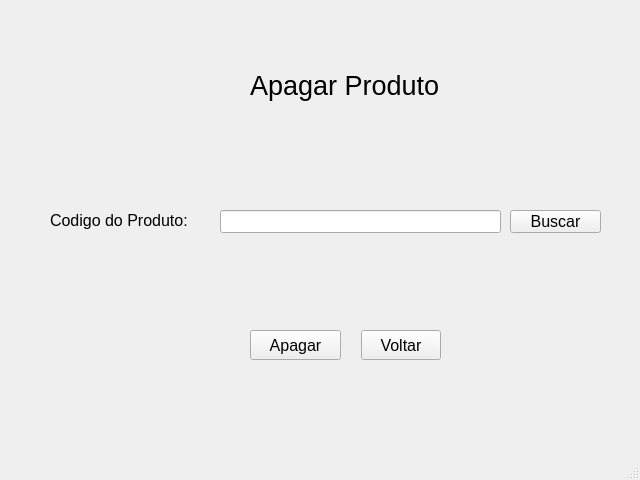
<?xml version="1.0" encoding="UTF-8"?>
<ui version="4.0">
 <class>MainWindow</class>
 <widget class="QMainWindow" name="MainWindow">
  <property name="geometry">
   <rect>
    <x>0</x>
    <y>0</y>
    <width>640</width>
    <height>480</height>
   </rect>
  </property>
  <property name="windowTitle">
   <string>MainWindow</string>
  </property>
  <widget class="QWidget" name="centralwidget">
   <widget class="QPushButton" name="voltar">
    <property name="geometry">
     <rect>
      <x>361</x>
      <y>330</y>
      <width>80</width>
      <height>30</height>
     </rect>
    </property>
    <property name="font">
     <font>
      <pointsize>12</pointsize>
     </font>
    </property>
    <property name="cursor">
     <cursorShape>PointingHandCursor</cursorShape>
    </property>
    <property name="text">
     <string>Voltar</string>
    </property>
   </widget>
   <widget class="QPushButton" name="buscar">
    <property name="geometry">
     <rect>
      <x>510</x>
      <y>210</y>
      <width>91</width>
      <height>23</height>
     </rect>
    </property>
    <property name="font">
     <font>
      <pointsize>12</pointsize>
     </font>
    </property>
    <property name="cursor">
     <cursorShape>PointingHandCursor</cursorShape>
    </property>
    <property name="text">
     <string>Buscar</string>
    </property>
   </widget>
   <widget class="QPushButton" name="apagar">
    <property name="geometry">
     <rect>
      <x>250</x>
      <y>330</y>
      <width>91</width>
      <height>30</height>
     </rect>
    </property>
    <property name="font">
     <font>
      <pointsize>12</pointsize>
     </font>
    </property>
    <property name="cursor">
     <cursorShape>PointingHandCursor</cursorShape>
    </property>
    <property name="text">
     <string>Apagar</string>
    </property>
   </widget>
   <widget class="QLabel" name="label">
    <property name="geometry">
     <rect>
      <x>50</x>
      <y>210</y>
      <width>161</width>
      <height>20</height>
     </rect>
    </property>
    <property name="font">
     <font>
      <pointsize>12</pointsize>
     </font>
    </property>
    <property name="text">
     <string>Codigo do Produto:</string>
    </property>
   </widget>
   <widget class="QLineEdit" name="lineEdit">
    <property name="geometry">
     <rect>
      <x>220</x>
      <y>210</y>
      <width>281</width>
      <height>23</height>
     </rect>
    </property>
   </widget>
   <widget class="QLabel" name="titulo">
    <property name="geometry">
     <rect>
      <x>250</x>
      <y>60</y>
      <width>211</width>
      <height>51</height>
     </rect>
    </property>
    <property name="font">
     <font>
      <pointsize>20</pointsize>
     </font>
    </property>
    <property name="text">
     <string>Apagar Produto</string>
    </property>
   </widget>
  </widget>
  <widget class="QMenuBar" name="menubar">
   <property name="geometry">
    <rect>
     <x>0</x>
     <y>0</y>
     <width>640</width>
     <height>20</height>
    </rect>
   </property>
  </widget>
  <widget class="QStatusBar" name="statusbar"/>
 </widget>
 <resources/>
 <connections/>
</ui>
